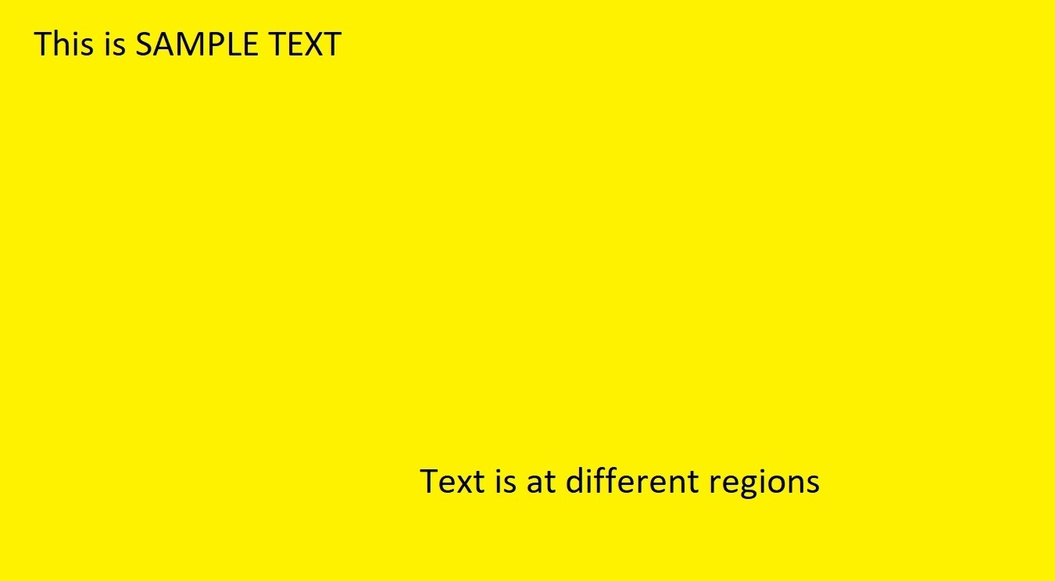
#> input picture text.jpg, 1055 x 581 px, shrunk from 1350 x 744 before the run
$ python -i RecognizeText.py   (imports and definitions only)
#> lines starting #> are read from the running program, lines starting #| are printed output that depends on the picture; after the words box and inside, x2 and y2 are one past the last pixel; in counts of white or black regions, pixels touching at a corner belong together
#> further down, picture is the input picture: shape (581, 1055, 3); mean B, G, R 0.8, 240.2, 252.1
import cv2 as cv
import pytesseract as pt
import numpy as np

pt.pytesseract.tesseract_cmd = r'C:\Program Files\Tesseract-OCR\tesseract.exe'  # Update this path if necessary

def preprocess_image(image):
    """
    Preprocess the image by converting to grayscale and applying Gaussian blur.

    Args:
    image (ndarray): Input image.

    Returns:
    blurred_img (ndarray): Preprocessed grayscale and blurred image.
    """
    gray_img = cv.cvtColor(image, cv.COLOR_BGR2GRAY)
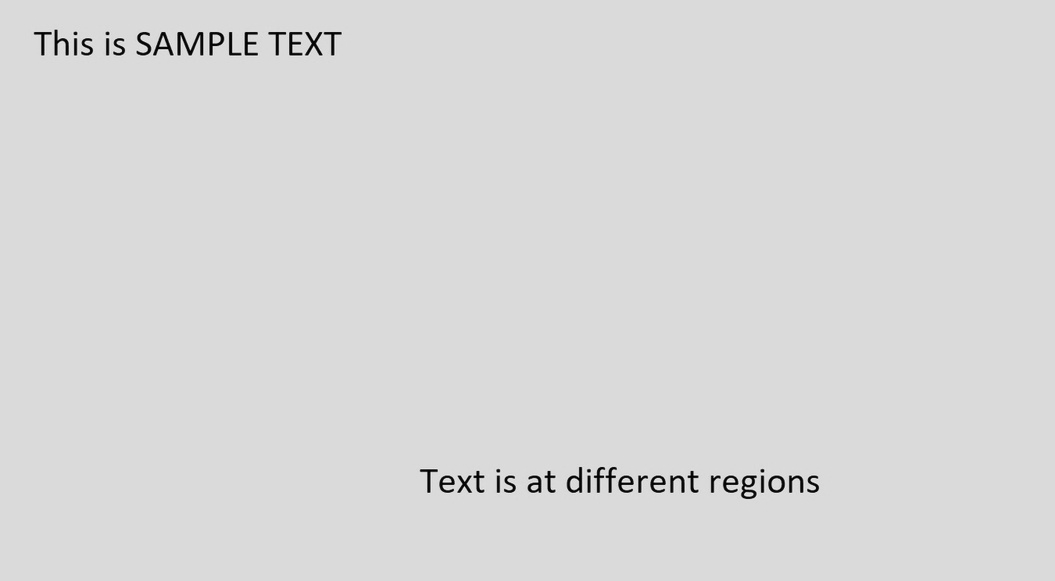
#> gray_img: shape (581, 1055); min 1, max 241, mean 216.5
    # Apply Gaussian blur with a larger kernel size for more aggressive smoothing
    blurred_img = cv.GaussianBlur(gray_img, (15, 15), 0)
    return blurred_img

# [21 lines left out: function adjust_points, not called in this run]

def get_contours(image):
    """
    Get contours from the preprocessed image.

    Args:
    image (ndarray): Preprocessed image.

    Returns:
    contours (list): List of contours found in the image.
    hierarchy (ndarray): Hierarchy of contours.
    """
    edges = cv.Canny(image, 50, 110)
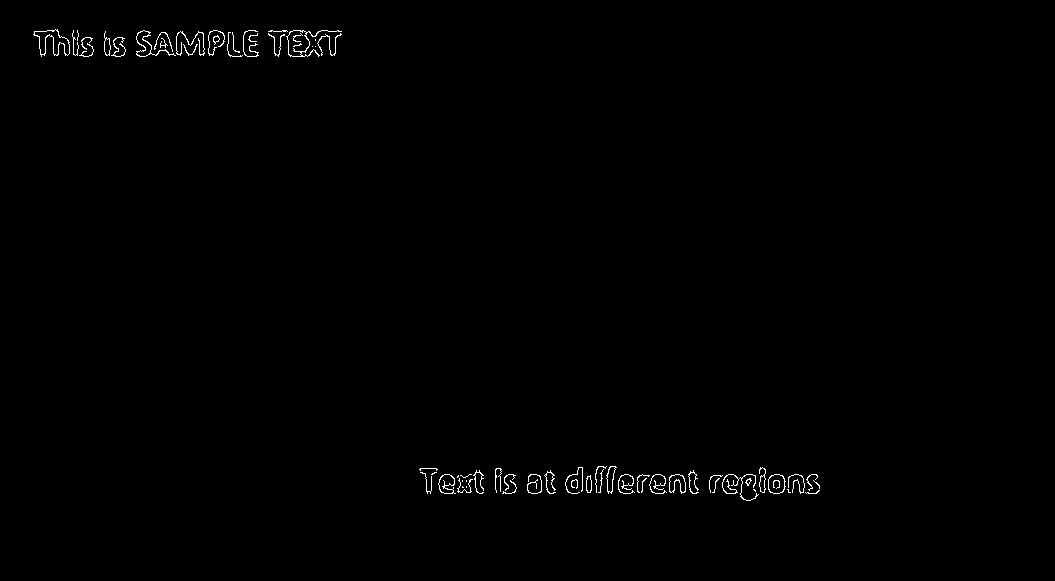
#> edges: shape (581, 1055); 0.54% white in thin lines or dots, all inside (x1, y1, x2, y2) = (33, 29, 820, 501)
    contours, hierarchy = cv.findContours(edges, cv.RETR_TREE, cv.CHAIN_APPROX_SIMPLE)
#> contours = 82 contours, 57 with area under 20; largest, box (x1, y1, x2, y2) and area: (286, 30, 342, 57) 474, (33, 29, 70, 57) 444, (287, 30, 310, 57) 436, (34, 29, 70, 56) 419, (768, 474, 786, 494) 272
    return contours, hierarchy

# [18 lines left out: function order_points, not called in this run]

def process_sign1(img):
    """
    Process the image to correct perspective, display original and corrected images, and print extracted text.

    Args:
    img (ndarray): Input image.
    """
    # Display the original image
    cv.imshow('Sign #1', img)
    cv.waitKey(0)

    # Preprocess the image
    preprocessed_img = preprocess_image(img)

    # Get contours for the image
    contours, hierarchy = get_contours(preprocessed_img)

    # Get the largest contour based on area
    largest_contour = sorted(contours, key=cv.contourArea, reverse=True)[0]
#> largest_contour = contour of 104 points, box (x1, y1, x2, y2) (286, 30, 342, 57), area 474

    # Approximate the largest contour to a polygon
    peri = cv.arcLength(largest_contour, True)
#> peri = 230
    approx = cv.approxPolyDP(largest_contour, 0.02 * peri, True)
#> approx = contour of 12 points, box (x1, y1, x2, y2) (288, 30, 342, 57), area 409

    # Ensure the approximated polygon has 4 points
    if len(approx) == 4:
        # Order the points
        rect = order_points(approx.reshape(4, 2))

        # Bring all sides of rect in by 10 pixels
        buffer = 10
        tl, tr, br, bl = rect
        tl[0] += buffer  # Move right
        tl[1] += buffer  # Move down
        tr[0] -= buffer  # Move left
        tr[1] += buffer  # Move down
        br[0] -= buffer  # Move left
        br[1] -= buffer  # Move up
        bl[0] += buffer  # Move right
        bl[1] -= buffer  # Move up

        # Update rect with the new points
        rect = np.array([tl, tr, br, bl], dtype="float32")

        # Set the destination points to fill the screen
        widthA = np.sqrt(((br[0] - bl[0]) ** 2) + ((br[1] - bl[1]) ** 2))
        widthB = np.sqrt(((tr[0] - tl[0]) ** 2) + ((tr[1] - tl[1]) ** 2))
        maxWidth = max(int(widthA), int(widthB))

        heightA = np.sqrt(((tr[0] - br[0]) ** 2) + ((tr[1] - br[1]) ** 2))
        heightB = np.sqrt(((tl[0] - bl[0]) ** 2) + ((tl[1] - bl[1]) ** 2))
        maxHeight = max(int(heightA), int(heightB))

        dst = np.array([
            [0, 0],
            [maxWidth - 1, 0],
            [maxWidth - 1, maxHeight - 1],
            [0, maxHeight - 1]
        ], dtype="float32")

        # Compute the perspective transform matrix and apply it
        M = cv.getPerspectiveTransform(rect, dst)
        warped = cv.warpPerspective(img, M, (maxWidth, maxHeight))

        # Turn the black parts of the image white and all else black
        warped_gray = cv.cvtColor(warped, cv.COLOR_BGR2GRAY)

        # Threshold the image
        _, warped_thresh = cv.threshold(warped_gray, 150, 255, cv.THRESH_BINARY_INV)

        # Get rid of small white artefacts
        kernel = np.ones((3, 3), np.uint8)
        warped_thresh = cv.erode(warped_thresh, kernel, iterations=1)

        # Compute the inverse perspective transform matrix
        Minv = cv.getPerspectiveTransform(dst, rect)
        unwarped = cv.warpPerspective(warped_thresh, Minv, (img.shape[1], img.shape[0]))

        # Extract text from the unwarped image
        text_from_unwarped = pt.image_to_string(unwarped)

        # Display the corrected image
        cv.imshow('Sign 1 Text', unwarped)
        cv.waitKey(0)
        cv.destroyAllWindows()

        # Print the extracted text
        return text_from_unwarped
    else:
        print("Could not find a suitable contour for perspective correction.")

# [236 lines left out: functions process_sign_2, process_sign3, process_sign4, not called in this run]


# [56 lines not run here, left out]

>>> import cv2
>>> picture = cv2.imread('text.jpg')
>>> result = process_sign1(picture)
